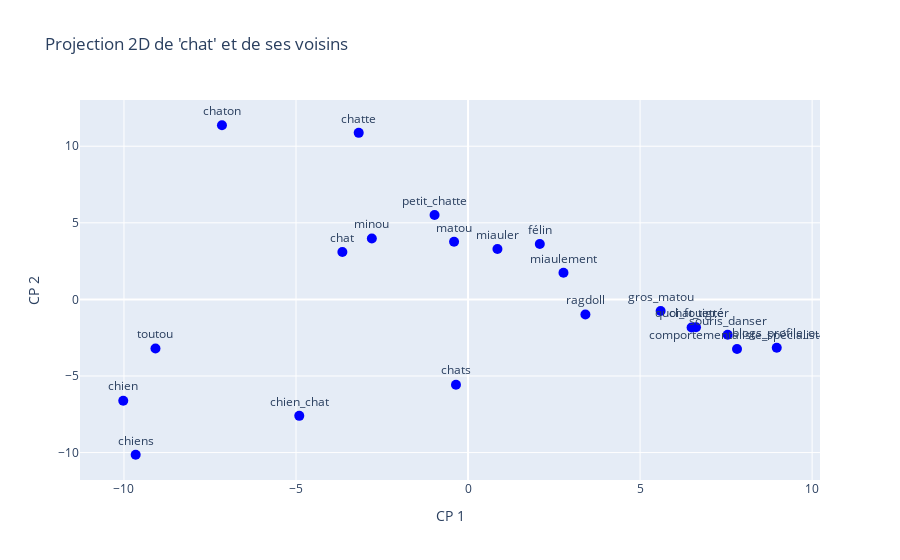

The cell this chart's notebook holds for it:
### Code cell
display_PCA_2D_neighbors(model, 'chat', 20)

### Figure 1 — Plotly figure (JSON) as saved in the notebook; plotly's stock layout.template omitted (floating-point values rounded to 4 significant figures)
{"data": [{"marker": {"color": "blue", "size": 10}, "mode": "markers+text", "text": ["chat", "minou", "matou", "petit_chatte", "chatte", "miauler", "chaton", "quoi_fouetter", "félin", "chien", "chats", "comportementaliste_spécialiste", "miaulement", "toutou", "ragdoll", "chien_chat", "chiens", "souris_danser", "chat_tigré", "blogs_profile_ou", "gros_matou"], "textposition": "top center", "type": "scatter", "x": [-3.652, -2.796, -0.4064, -0.9732, -3.178, 0.8547, -7.152, 6.498, 2.085, -10.02, -0.351, 7.818, 2.774, -9.085, 3.411, -4.905, -9.66, 7.545, 6.626, 8.972, 5.598], "y": [3.098, 3.972, 3.761, 5.507, 10.87, 3.292, 11.37, -1.832, 3.619, -6.614, -5.567, -3.238, 1.737, -3.206, -0.99, -7.602, -10.14, -2.308, -1.817, -3.153, -0.761]}], "layout": {"showlegend": false, "title": {"text": "Projection 2D de 'chat' et de ses voisins"}, "xaxis": {"title": {"text": "CP 1"}}, "yaxis": {"title": {"text": "CP 2"}}}}
